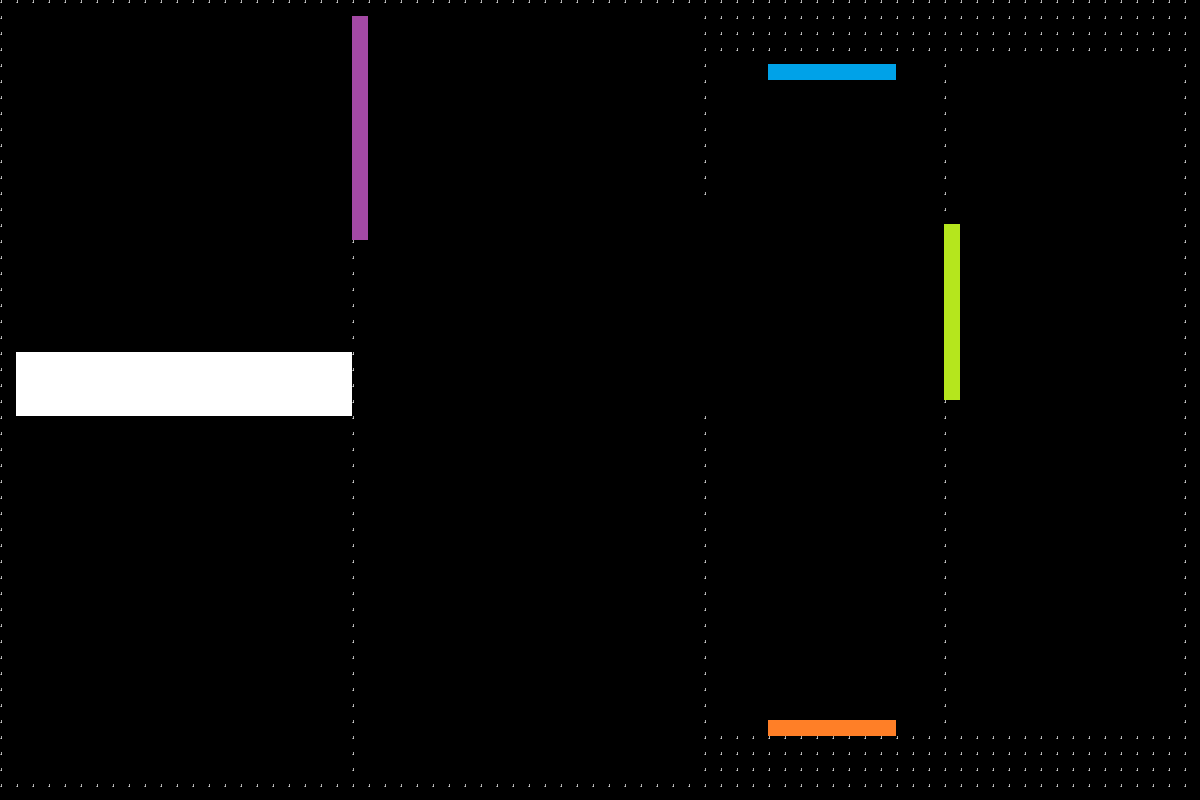

A level layout from a 2D game, rendered from its tile map. Below: a short description, then the map file with tile-grid data replaced by summaries:
An orthogonal 75x50 tile map with 16x16 px tiles, 1 tile layer (Tile Layer 1) and 7 objects (reverse_rotation, B_portal_ceiling, Orange_portal_floor, green_button, purple_button, ...).

<map version="1.10" tiledversion="1.12.2" orientation="orthogonal" renderorder="right-down" width="75" height="50" tilewidth="16" tileheight="16" infinite="0" nextlayerid="3" nextobjectid="26">
 <tileset firstgid="1" source="place_holder_tileset.tsx" />
 <layer id="1" name="Tile Layer 1" width="75" height="50">
  <data>[3750 cells, 638 non-empty, 6 distinct tile ids]</data>
 </layer>
 <objectgroup id="2" name="object_layer">
  <object id="2" name="reverse_rotation" x="1020" y="150" width="100" height="100">
   <properties>
    <property name="ability_type" value="reverse_rotation" />
   </properties>
  </object>
  <object id="12" name="B_portal_ceiling" x="769.718" y="64" width="128" height="16">
   <properties>
    <property name="portal_id" type="int" value="1" />
    <property name="portal_rotation" type="int" value="180" />
    <property name="portal_target" type="int" value="2" />
    <property name="portal_type" value="portal" />
   </properties>
  </object>
  <object id="21" name="Orange_portal_floor" x="769.718" y="722" width="128" height="16">
   <properties>
    <property name="portal_id" type="int" value="2" />
    <property name="portal_rotation" type="int" value="0" />
    <property name="portal_target" type="int" value="1" />
    <property name="portal_type" value="portal" />
   </properties>
  </object>
  <object id="16" name="green_button" x="1008" y="64" width="128" height="32">
   <properties>
    <property name="obj_type" value="button" />
   </properties>
  </object>
  <object id="18" name="purple_button" x="478.962" y="752" width="128" height="32">
   <properties>
    <property name="obj_type" value="button" />
   </properties>
  </object>
  <object id="23" name="white_button" x="107.374" y="20.5097" width="132.71" height="43.4324">
   <properties>
    <property name="obj_type" value="button" />
   </properties>
  </object>
  <object id="25" name="slow_time" x="679.395" y="268.679" width="60" height="90">
   <properties>
    <property name="ability_type" value="slow_time" />
   </properties>
  </object>
 </objectgroup>
</map>
